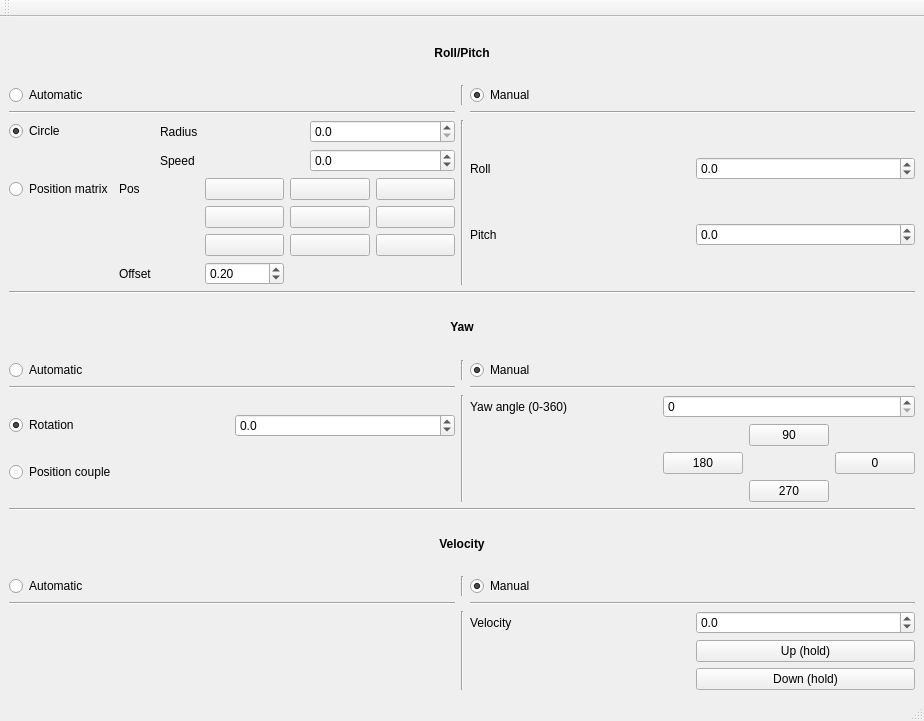
<?xml version="1.0" encoding="UTF-8"?>
<ui version="4.0">
 <class>MainWindow</class>
 <widget class="QMainWindow" name="MainWindow">
  <property name="geometry">
   <rect>
    <x>0</x>
    <y>0</y>
    <width>924</width>
    <height>721</height>
   </rect>
  </property>
  <property name="windowTitle">
   <string>MainWindow</string>
  </property>
  <widget class="QWidget" name="centralwidget">
   <layout class="QVBoxLayout" name="verticalLayout">
    <item>
     <widget class="QLabel" name="label_8">
      <property name="font">
       <font>
        <weight>75</weight>
        <bold>true</bold>
       </font>
      </property>
      <property name="frameShadow">
       <enum>QFrame::Plain</enum>
      </property>
      <property name="text">
       <string>Roll/Pitch</string>
      </property>
      <property name="alignment">
       <set>Qt::AlignCenter</set>
      </property>
     </widget>
    </item>
    <item>
     <layout class="QGridLayout" name="gridLayout_2">
      <item row="2" column="1">
       <widget class="Line" name="line_3">
        <property name="orientation">
         <enum>Qt::Vertical</enum>
        </property>
       </widget>
      </item>
      <item row="2" column="0">
       <layout class="QGridLayout" name="gridLayout_10">
        <item row="1" column="0">
         <layout class="QGridLayout" name="gridLayout_11">
          <item row="1" column="1">
           <widget class="QLabel" name="label_6">
            <property name="text">
             <string>Speed</string>
            </property>
           </widget>
          </item>
          <item row="0" column="0">
           <widget class="QRadioButton" name="rp_auto_circle">
            <property name="text">
             <string>Circle</string>
            </property>
            <property name="checked">
             <bool>true</bool>
            </property>
            <attribute name="buttonGroup">
             <string notr="true">buttonGroup_5</string>
            </attribute>
           </widget>
          </item>
          <item row="0" column="1">
           <widget class="QLabel" name="label_5">
            <property name="text">
             <string>Radius</string>
            </property>
           </widget>
          </item>
          <item row="0" column="2">
           <widget class="QDoubleSpinBox" name="rp_auto_circle_radius">
            <property name="decimals">
             <number>1</number>
            </property>
            <property name="maximum">
             <double>2.000000000000000</double>
            </property>
            <property name="singleStep">
             <double>0.100000000000000</double>
            </property>
           </widget>
          </item>
          <item row="1" column="2">
           <widget class="QDoubleSpinBox" name="rp_auto_circle_speed">
            <property name="decimals">
             <number>1</number>
            </property>
            <property name="minimum">
             <double>-90.000000000000000</double>
            </property>
            <property name="maximum">
             <double>90.000000000000000</double>
            </property>
           </widget>
          </item>
         </layout>
        </item>
        <item row="2" column="0">
         <layout class="QGridLayout" name="gridLayout_12">
          <item row="0" column="0">
           <layout class="QGridLayout" name="gridLayout_13">
            <item row="0" column="0">
             <widget class="QRadioButton" name="rp_auto_pos">
              <property name="text">
               <string>Position matrix</string>
              </property>
              <attribute name="buttonGroup">
               <string notr="true">buttonGroup_5</string>
              </attribute>
             </widget>
            </item>
            <item row="0" column="2">
             <widget class="QPushButton" name="auto_pos_1">
              <property name="text">
               <string/>
              </property>
             </widget>
            </item>
            <item row="0" column="3">
             <widget class="QPushButton" name="auto_pos_2">
              <property name="text">
               <string/>
              </property>
             </widget>
            </item>
            <item row="0" column="1">
             <widget class="QLabel" name="label_7">
              <property name="text">
               <string>Pos</string>
              </property>
             </widget>
            </item>
            <item row="0" column="4">
             <widget class="QPushButton" name="auto_pos_3">
              <property name="text">
               <string/>
              </property>
             </widget>
            </item>
            <item row="1" column="2">
             <widget class="QPushButton" name="auto_pos_4">
              <property name="text">
               <string/>
              </property>
             </widget>
            </item>
            <item row="1" column="3">
             <widget class="QPushButton" name="auto_pos_5">
              <property name="text">
               <string/>
              </property>
             </widget>
            </item>
            <item row="1" column="4">
             <widget class="QPushButton" name="auto_pos_6">
              <property name="text">
               <string/>
              </property>
             </widget>
            </item>
            <item row="2" column="2">
             <widget class="QPushButton" name="auto_pos_7">
              <property name="text">
               <string/>
              </property>
             </widget>
            </item>
            <item row="2" column="3">
             <widget class="QPushButton" name="auto_pos_8">
              <property name="text">
               <string/>
              </property>
             </widget>
            </item>
            <item row="2" column="4">
             <widget class="QPushButton" name="auto_pos_9">
              <property name="text">
               <string/>
              </property>
             </widget>
            </item>
            <item row="3" column="1">
             <widget class="QLabel" name="label_9">
              <property name="text">
               <string>Offset</string>
              </property>
             </widget>
            </item>
            <item row="3" column="2">
             <widget class="QDoubleSpinBox" name="rp_auto_pos_offset">
              <property name="value">
               <double>0.200000000000000</double>
              </property>
             </widget>
            </item>
           </layout>
          </item>
         </layout>
        </item>
       </layout>
      </item>
      <item row="2" column="2">
       <layout class="QGridLayout" name="gridLayout_8">
        <item row="0" column="0">
         <widget class="QLabel" name="label_2">
          <property name="text">
           <string>Roll</string>
          </property>
         </widget>
        </item>
        <item row="1" column="0">
         <widget class="QLabel" name="label_3">
          <property name="text">
           <string>Pitch</string>
          </property>
         </widget>
        </item>
        <item row="1" column="1">
         <widget class="QDoubleSpinBox" name="rp_manual_pitch">
          <property name="decimals">
           <number>1</number>
          </property>
          <property name="minimum">
           <double>-2.000000000000000</double>
          </property>
          <property name="maximum">
           <double>2.000000000000000</double>
          </property>
          <property name="singleStep">
           <double>0.100000000000000</double>
          </property>
          <property name="value">
           <double>0.000000000000000</double>
          </property>
         </widget>
        </item>
        <item row="0" column="1">
         <widget class="QDoubleSpinBox" name="rp_manual_roll">
          <property name="decimals">
           <number>1</number>
          </property>
          <property name="minimum">
           <double>-2.000000000000000</double>
          </property>
          <property name="maximum">
           <double>2.000000000000000</double>
          </property>
          <property name="singleStep">
           <double>0.100000000000000</double>
          </property>
         </widget>
        </item>
       </layout>
      </item>
      <item row="0" column="0">
       <widget class="QRadioButton" name="rp_auto">
        <property name="text">
         <string>Automatic</string>
        </property>
        <property name="checked">
         <bool>false</bool>
        </property>
        <attribute name="buttonGroup">
         <string notr="true">buttonGroup_2</string>
        </attribute>
       </widget>
      </item>
      <item row="0" column="2">
       <widget class="QRadioButton" name="rp_manual">
        <property name="text">
         <string>Manual</string>
        </property>
        <property name="checked">
         <bool>true</bool>
        </property>
        <attribute name="buttonGroup">
         <string notr="true">buttonGroup_2</string>
        </attribute>
       </widget>
      </item>
      <item row="0" column="1">
       <widget class="Line" name="line_6">
        <property name="orientation">
         <enum>Qt::Vertical</enum>
        </property>
       </widget>
      </item>
      <item row="1" column="0">
       <widget class="Line" name="line_9">
        <property name="orientation">
         <enum>Qt::Horizontal</enum>
        </property>
       </widget>
      </item>
      <item row="1" column="2">
       <widget class="Line" name="line_10">
        <property name="orientation">
         <enum>Qt::Horizontal</enum>
        </property>
       </widget>
      </item>
     </layout>
    </item>
    <item>
     <widget class="Line" name="line">
      <property name="orientation">
       <enum>Qt::Horizontal</enum>
      </property>
     </widget>
    </item>
    <item>
     <widget class="QLabel" name="label_10">
      <property name="font">
       <font>
        <weight>75</weight>
        <bold>true</bold>
       </font>
      </property>
      <property name="text">
       <string>Yaw</string>
      </property>
      <property name="alignment">
       <set>Qt::AlignCenter</set>
      </property>
     </widget>
    </item>
    <item>
     <layout class="QGridLayout" name="gridLayout_3">
      <item row="0" column="0">
       <widget class="QRadioButton" name="yaw_auto">
        <property name="text">
         <string>Automatic</string>
        </property>
        <property name="checked">
         <bool>false</bool>
        </property>
        <property name="autoExclusive">
         <bool>false</bool>
        </property>
        <attribute name="buttonGroup">
         <string notr="true">buttonGroup</string>
        </attribute>
       </widget>
      </item>
      <item row="1" column="0">
       <widget class="Line" name="line_11">
        <property name="orientation">
         <enum>Qt::Horizontal</enum>
        </property>
       </widget>
      </item>
      <item row="0" column="2">
       <widget class="QRadioButton" name="yaw_manual">
        <property name="text">
         <string>Manual</string>
        </property>
        <property name="checked">
         <bool>true</bool>
        </property>
        <property name="autoExclusive">
         <bool>true</bool>
        </property>
        <attribute name="buttonGroup">
         <string notr="true">buttonGroup</string>
        </attribute>
       </widget>
      </item>
      <item row="2" column="0">
       <layout class="QGridLayout" name="gridLayout_7">
        <item row="1" column="1">
         <widget class="QDoubleSpinBox" name="yaw_auto_rotation_speed">
          <property name="decimals">
           <number>1</number>
          </property>
          <property name="minimum">
           <double>-90.000000000000000</double>
          </property>
          <property name="maximum">
           <double>90.000000000000000</double>
          </property>
         </widget>
        </item>
        <item row="1" column="0">
         <widget class="QRadioButton" name="yaw_auto_rotation">
          <property name="text">
           <string>Rotation</string>
          </property>
          <property name="checked">
           <bool>true</bool>
          </property>
          <attribute name="buttonGroup">
           <string notr="true">buttonGroup_4</string>
          </attribute>
         </widget>
        </item>
        <item row="2" column="0">
         <widget class="QRadioButton" name="yaw_auto_position">
          <property name="text">
           <string>Position couple</string>
          </property>
          <attribute name="buttonGroup">
           <string notr="true">buttonGroup_4</string>
          </attribute>
         </widget>
        </item>
       </layout>
      </item>
      <item row="2" column="2">
       <layout class="QGridLayout" name="gridLayout_6">
        <item row="0" column="1">
         <widget class="QSpinBox" name="yaw_manual_angle">
          <property name="maximum">
           <number>360</number>
          </property>
         </widget>
        </item>
        <item row="0" column="0">
         <widget class="QLabel" name="label">
          <property name="text">
           <string>Yaw angle (0-360)</string>
          </property>
         </widget>
        </item>
        <item row="1" column="1">
         <layout class="QGridLayout" name="gridLayout_15">
          <item row="1" column="2">
           <widget class="QPushButton" name="yaw_manual_angle_0">
            <property name="text">
             <string>0</string>
            </property>
           </widget>
          </item>
          <item row="2" column="1">
           <widget class="QPushButton" name="yaw_manual_angle_270">
            <property name="text">
             <string>270</string>
            </property>
           </widget>
          </item>
          <item row="1" column="0">
           <widget class="QPushButton" name="yaw_manual_angle_180">
            <property name="text">
             <string>180</string>
            </property>
           </widget>
          </item>
          <item row="0" column="1">
           <widget class="QPushButton" name="yaw_manual_angle_90">
            <property name="text">
             <string>90</string>
            </property>
           </widget>
          </item>
         </layout>
        </item>
       </layout>
      </item>
      <item row="2" column="1">
       <widget class="Line" name="line_4">
        <property name="orientation">
         <enum>Qt::Vertical</enum>
        </property>
       </widget>
      </item>
      <item row="0" column="1">
       <widget class="Line" name="line_7">
        <property name="orientation">
         <enum>Qt::Vertical</enum>
        </property>
       </widget>
      </item>
      <item row="1" column="2">
       <widget class="Line" name="line_12">
        <property name="orientation">
         <enum>Qt::Horizontal</enum>
        </property>
       </widget>
      </item>
     </layout>
    </item>
    <item>
     <widget class="Line" name="line_2">
      <property name="orientation">
       <enum>Qt::Horizontal</enum>
      </property>
     </widget>
    </item>
    <item>
     <widget class="QLabel" name="label_11">
      <property name="font">
       <font>
        <weight>75</weight>
        <bold>true</bold>
        <underline>false</underline>
       </font>
      </property>
      <property name="text">
       <string>Velocity</string>
      </property>
      <property name="alignment">
       <set>Qt::AlignCenter</set>
      </property>
     </widget>
    </item>
    <item>
     <layout class="QGridLayout" name="gridLayout_4">
      <item row="0" column="0">
       <widget class="QRadioButton" name="radioButton_5">
        <property name="text">
         <string>Automatic</string>
        </property>
        <property name="checked">
         <bool>false</bool>
        </property>
        <attribute name="buttonGroup">
         <string notr="true">buttonGroup_3</string>
        </attribute>
       </widget>
      </item>
      <item row="0" column="2">
       <widget class="QRadioButton" name="radioButton_6">
        <property name="text">
         <string>Manual</string>
        </property>
        <property name="checked">
         <bool>true</bool>
        </property>
        <attribute name="buttonGroup">
         <string notr="true">buttonGroup_3</string>
        </attribute>
       </widget>
      </item>
      <item row="2" column="1">
       <widget class="Line" name="line_5">
        <property name="orientation">
         <enum>Qt::Vertical</enum>
        </property>
       </widget>
      </item>
      <item row="2" column="2">
       <layout class="QGridLayout" name="gridLayout_9">
        <item row="0" column="0">
         <widget class="QLabel" name="label_4">
          <property name="text">
           <string>Velocity</string>
          </property>
         </widget>
        </item>
        <item row="0" column="1">
         <widget class="QDoubleSpinBox" name="height_manual_vel">
          <property name="decimals">
           <number>1</number>
          </property>
          <property name="minimum">
           <double>-1.000000000000000</double>
          </property>
          <property name="maximum">
           <double>1.000000000000000</double>
          </property>
          <property name="singleStep">
           <double>0.100000000000000</double>
          </property>
         </widget>
        </item>
        <item row="1" column="1">
         <layout class="QGridLayout" name="gridLayout_14">
          <item row="1" column="1">
           <widget class="QPushButton" name="height_manual_down">
            <property name="text">
             <string>Down (hold)</string>
            </property>
           </widget>
          </item>
          <item row="0" column="1">
           <widget class="QPushButton" name="height_manual_up">
            <property name="text">
             <string>Up (hold)</string>
            </property>
           </widget>
          </item>
         </layout>
        </item>
       </layout>
      </item>
      <item row="0" column="1">
       <widget class="Line" name="line_8">
        <property name="orientation">
         <enum>Qt::Vertical</enum>
        </property>
       </widget>
      </item>
      <item row="1" column="0">
       <widget class="Line" name="line_13">
        <property name="orientation">
         <enum>Qt::Horizontal</enum>
        </property>
       </widget>
      </item>
      <item row="1" column="2">
       <widget class="Line" name="line_14">
        <property name="orientation">
         <enum>Qt::Horizontal</enum>
        </property>
       </widget>
      </item>
     </layout>
    </item>
   </layout>
  </widget>
  <widget class="QMenuBar" name="menubar">
   <property name="geometry">
    <rect>
     <x>0</x>
     <y>0</y>
     <width>924</width>
     <height>25</height>
    </rect>
   </property>
  </widget>
  <widget class="QStatusBar" name="statusbar"/>
  <widget class="QToolBar" name="toolBar">
   <property name="windowTitle">
    <string>toolBar</string>
   </property>
   <attribute name="toolBarArea">
    <enum>TopToolBarArea</enum>
   </attribute>
   <attribute name="toolBarBreak">
    <bool>false</bool>
   </attribute>
  </widget>
 </widget>
 <resources/>
 <connections/>
 <buttongroups>
  <buttongroup name="buttonGroup"/>
  <buttongroup name="buttonGroup_2"/>
  <buttongroup name="buttonGroup_3"/>
  <buttongroup name="buttonGroup_5"/>
  <buttongroup name="buttonGroup_4"/>
 </buttongroups>
</ui>
